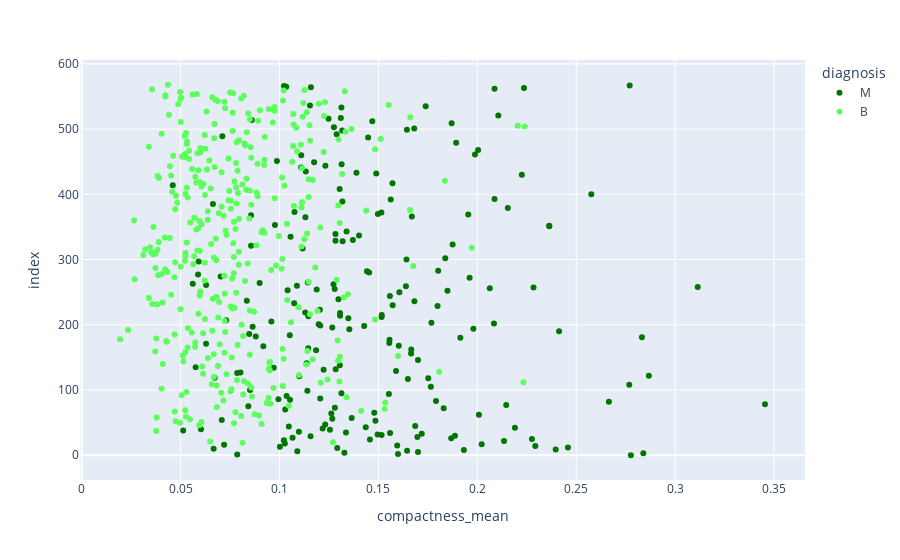
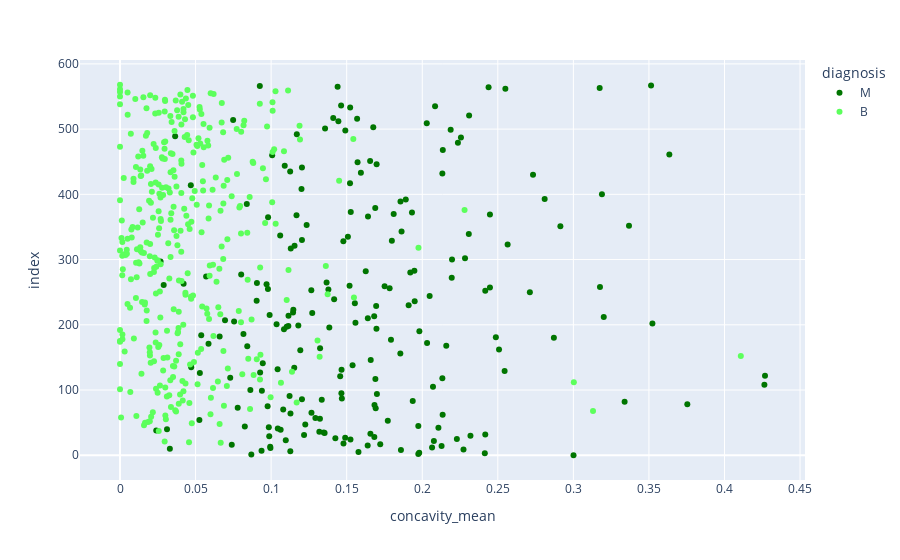
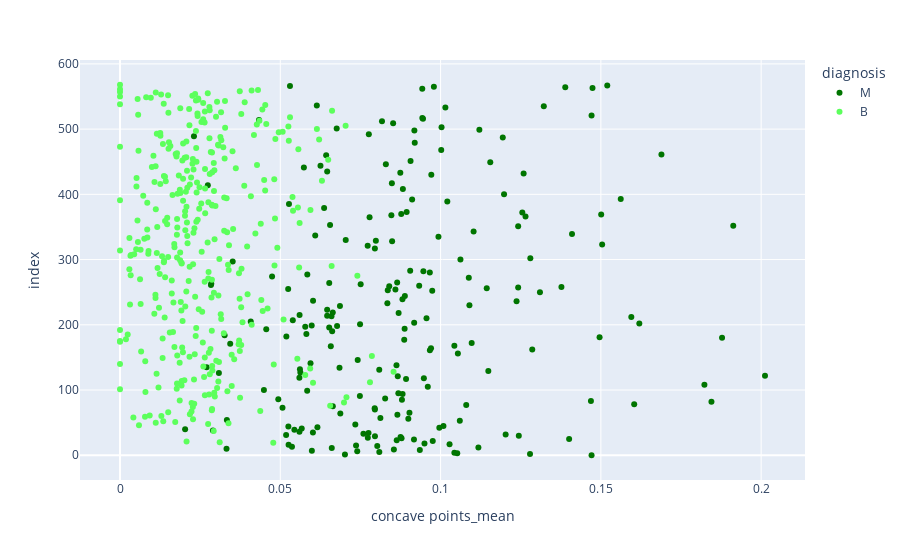

Notebook cell for these charts, in order:
### Code cell
for column in df.drop("diagnosis" , axis = 1).columns[5:10]:
    # for loop auto iterates through the first five feature columns in dataframe
    fig = px.scatter(data_frame= df , 
                 x = column , 
                 color= 'diagnosis' ,
                 color_discrete_sequence = ['#007500' , '#5CFF5C'] , 
                 orientation= 'v')
    fig.show()

### Figure 1 — Plotly figure (JSON) as saved in the notebook; plotly's stock layout.template omitted (floating-point values rounded to 4 significant figures; data arrays with more than 128 entries replaced by an {"elided": "..."} marker saying what was removed)
{"data": [{"hovertemplate": "diagnosis=M<br>compactness_mean=%{x}<br>index=%{y}<extra></extra>", "legendgroup": "M", "marker": {"color": "#007500", "symbol": "circle"}, "mode": "markers", "name": "M", "orientation": "v", "showlegend": true, "type": "scatter", "x": {"elided": "212 float values"}, "xaxis": "x", "y": {"elided": "212 int values"}, "yaxis": "y"}, {"hovertemplate": "diagnosis=B<br>compactness_mean=%{x}<br>index=%{y}<extra></extra>", "legendgroup": "B", "marker": {"color": "#5CFF5C", "symbol": "circle"}, "mode": "markers", "name": "B", "orientation": "v", "showlegend": true, "type": "scatter", "x": {"elided": "357 float values"}, "xaxis": "x", "y": {"elided": "357 int values"}, "yaxis": "y"}], "layout": {"legend": {"title": {"text": "diagnosis"}, "tracegroupgap": 0}, "margin": {"t": 60}, "xaxis": {"anchor": "y", "domain": [0, 1], "title": {"text": "compactness_mean"}}, "yaxis": {"anchor": "x", "domain": [0, 1], "title": {"text": "index"}}}}

### Figure 2 — Plotly figure (JSON) as saved in the notebook; plotly's stock layout.template omitted (floating-point values rounded to 4 significant figures; data arrays with more than 128 entries replaced by an {"elided": "..."} marker saying what was removed)
{"data": [{"hovertemplate": "diagnosis=M<br>concavity_mean=%{x}<br>index=%{y}<extra></extra>", "legendgroup": "M", "marker": {"color": "#007500", "symbol": "circle"}, "mode": "markers", "name": "M", "orientation": "v", "showlegend": true, "type": "scatter", "x": {"elided": "212 float values"}, "xaxis": "x", "y": {"elided": "212 int values"}, "yaxis": "y"}, {"hovertemplate": "diagnosis=B<br>concavity_mean=%{x}<br>index=%{y}<extra></extra>", "legendgroup": "B", "marker": {"color": "#5CFF5C", "symbol": "circle"}, "mode": "markers", "name": "B", "orientation": "v", "showlegend": true, "type": "scatter", "x": {"elided": "357 float values"}, "xaxis": "x", "y": {"elided": "357 int values"}, "yaxis": "y"}], "layout": {"legend": {"title": {"text": "diagnosis"}, "tracegroupgap": 0}, "margin": {"t": 60}, "xaxis": {"anchor": "y", "domain": [0, 1], "title": {"text": "concavity_mean"}}, "yaxis": {"anchor": "x", "domain": [0, 1], "title": {"text": "index"}}}}

### Figure 3 — Plotly figure (JSON) as saved in the notebook; plotly's stock layout.template omitted (floating-point values rounded to 4 significant figures; data arrays with more than 128 entries replaced by an {"elided": "..."} marker saying what was removed)
{"data": [{"hovertemplate": "diagnosis=M<br>concave points_mean=%{x}<br>index=%{y}<extra></extra>", "legendgroup": "M", "marker": {"color": "#007500", "symbol": "circle"}, "mode": "markers", "name": "M", "orientation": "v", "showlegend": true, "type": "scatter", "x": {"elided": "212 float values"}, "xaxis": "x", "y": {"elided": "212 int values"}, "yaxis": "y"}, {"hovertemplate": "diagnosis=B<br>concave points_mean=%{x}<br>index=%{y}<extra></extra>", "legendgroup": "B", "marker": {"color": "#5CFF5C", "symbol": "circle"}, "mode": "markers", "name": "B", "orientation": "v", "showlegend": true, "type": "scatter", "x": {"elided": "357 float values"}, "xaxis": "x", "y": {"elided": "357 int values"}, "yaxis": "y"}], "layout": {"legend": {"title": {"text": "diagnosis"}, "tracegroupgap": 0}, "margin": {"t": 60}, "xaxis": {"anchor": "y", "domain": [0, 1], "title": {"text": "concave points_mean"}}, "yaxis": {"anchor": "x", "domain": [0, 1], "title": {"text": "index"}}}}
